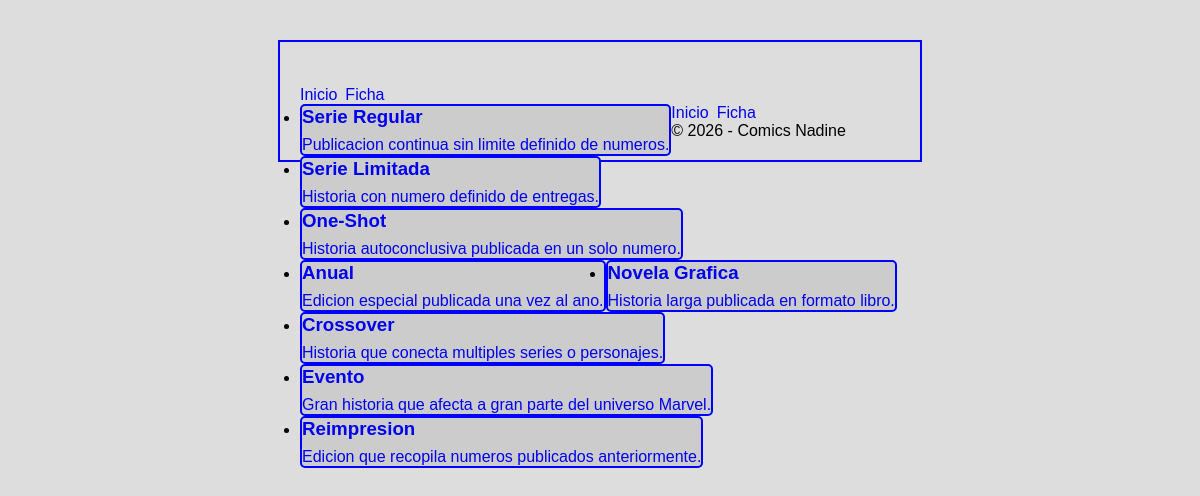
Screenshot of /db_comics/index2.php with the database file from the repository.
### tables this page shows
CREATE TABLE `tipos_comic` (
  `id` int NOT NULL AUTO_INCREMENT,
  `nombre` varchar(100) NOT NULL,
  `descripcion` text,
  PRIMARY KEY (`id`)
);

### db_comics/index2.php (the view, shortened to what this page needs)
<?php include "header.php"; ?>
<?
$conn = new mysqli(SERV, USER, PASS, DBNM);
$conn->set_charset("utf8mb4");
$sql = "SELECT * FROM tipos_comic ";
$result = $conn->query($sql);
if ($result->num_rows > 0):
    echo "<ul class='lista'>";
    while ($row = $result->fetch_assoc()):
    ?>
        <li>
            <a href="info2.php?id=<?php echo $row['id'];?>">
                <h3><?php echo $row['nombre'];?></h3>
                <p><?php echo $row['descripcion'];?></p>
            </a>
        </li>
    <? endwhile; ?>
</ul>
<?php
else: ?>
    <p>0 resultados</p>
<?php
endif;
?>
<? include "footer.php"; ?>

### db_comics/header.php (shortened to what this page needs)
<!DOCTYPE html>
<html lang="es">
<head>
    <link rel="stylesheet" href="styles.css?v=<?echo date('U')?>">
</head>
<body>
<header>
    <nav>
        <ul>
            <li><a href="index.php">Inicio</a></li>
            <li><a href="info.php">Ficha</a></li>
        </ul>
    </nav>
</header>
<main>

### db_comics/footer.php
</main>
<footer>
    <nav>
        <ul>
            <li><a href="index.php">Inicio</a></li>
            <li><a href="info.php">Ficha</a></li>
        </ul>
    </nav>
    <p>&copy; 2026 - Comics Nadine</p>
</footer>
</body>
</html>

### db_comics/styles.css (style rules this page uses)
* { margin: 0; padding: 0; }
body { background-color: #eeeeee; font-family: sans-serif; padding:20px; }
a { text-decoration:none; }
body { max-width: 600px; margin: 40px auto; background-color: #dddddd; border: 2px solid blue; }
.lista ul, nav ul { list-style: none; padding-left: 0; display: flex; gap:8px; flex-wrap: wrap; }
.lista li { min-width:200px; flex:1 1 0; background-color: #cccccc; border: 2px solid blue; border-radius: 5px; float: left; }
.lista li a { display:flex; gap:8px; flex-direction:column; justify-content: space-between;s padding:10px; }

### rows the page displays
tipos_comic: nombre "Serie Regular", descripcion "Publicacion continua sin limite definido de numeros."
tipos_comic: nombre "Serie Limitada", descripcion "Historia con numero definido de entregas."
tipos_comic: nombre "One-Shot", descripcion "Historia autoconclusiva publicada en un solo numero."
tipos_comic: nombre "Anual", descripcion "Edicion especial publicada una vez al ano."
tipos_comic: nombre "Novela Grafica", descripcion "Historia larga publicada en formato libro."
tipos_comic: nombre "Crossover", descripcion "Historia que conecta multiples series o personajes."
tipos_comic: nombre "Evento", descripcion "Gran historia que afecta a gran parte del universo Marvel."
tipos_comic: nombre "Reimpresion", descripcion "Edicion que recopila numeros publicados anteriormente."
